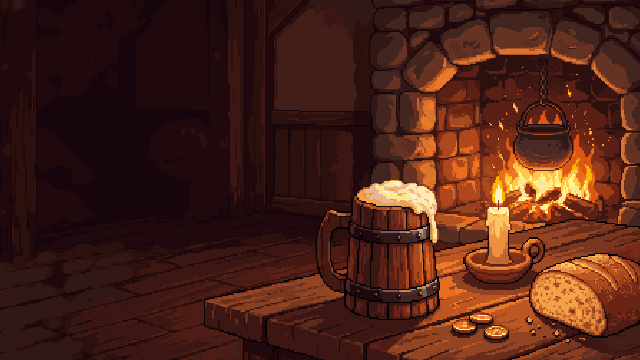
#> input picture tools/ekran_tytulowy/art/kufel_kominek.png, 640 x 360 px
$ python tlo_kufel.py
#> lines starting #> are read from the running program, lines starting #| are printed output that depends on the picture
### tools/ekran_tytulowy/tytul.py
# Wspólne narzędzia makiet ekranu tytułowego (docs/ekran_tytulowy): tła, nakładki (deszcz, śnieg, mgła, iskry, świetliki, kurz,
# promienie, winieta), napis gry w metalu (miedź / złoto / srebro), menu (Nowa gra, Kontynuuj, Opcje, Wyjdź) w kilku układach.
import os, sys, math
import numpy as np
from PIL import Image, ImageDraw, ImageFilter, ImageFont

HERE = os.path.dirname(os.path.abspath(__file__))
sys.path.insert(0, os.path.join(HERE, "..", "ui_pomysly"))
from uikit import font, text, tw, hexc, mix, Over, put, load, noise, quant, circle_mask   # noqa: E402

ROOT = os.path.abspath(os.path.join(HERE, "..", ".."))
OUT = os.path.join(ROOT, "docs", "ekran_tytulowy")
ART = os.path.join(HERE, "art")
SHOTS = os.path.join(HERE, "zrzuty")
W, H = 1280, 720
MENU = ["Nowa gra", "Kontynuuj", "Opcje", "Wyjdź"]
SAVE = "Dzień 40 · lato · Pole dziadka"
CU = ["#5a2e14", "#8a4a22", "#c27a42", "#e8a868", "#ffd8a8"]        # miedź: cień -> blask
GOLD = ["#5a3e10", "#8a6420", "#c99a3a", "#f0cc6a", "#fff0b8"]
SILV = ["#2a3038", "#4a5560", "#8a98a8", "#c8d4e0", "#f4f8ff"]
TEAL = ["#0c3a38", "#1a6a64", "#2fb0a2", "#7ff0e0", "#e0fffa"]


def bg_art(name, scale=2):
#> called with name = 'kufel_kominek.png', scale = 2
    im = Image.open(os.path.join(ART, name)).convert("RGBA")
#> im is the input picture: PIL image 640x360 RGBA; mean R, G, B, A 74.8, 33.6, 23, 255
    return im.resize((im.width * scale, im.height * scale), Image.NEAREST)


def bg_shot(name):
    return Image.open(os.path.join(SHOTS, name)).convert("RGBA")


# [5 lines left out: function save, not called in this run]


# ------------------------------------------------------------------ obróbka tła
def grade(img, bright=1.0, contrast=1.0, sat=1.0, tint=None, tint_a=0.0):
#> called with bright = 1, contrast = 1.05, sat = 1, tint_a = 0
    a = np.asarray(img.convert("RGB"), np.float32) / 255
    if sat != 1.0:
        g = a.mean(axis=2, keepdims=True)
        a = g + (a - g) * sat
    a = (a - 0.5) * contrast + 0.5
    a = a * bright
    if tint is not None:
        t = np.array(hexc(tint)[:3], np.float32) / 255
        a = a * (1 - tint_a) + (a * t * 1.6) * tint_a
    out = Image.fromarray(np.clip(a * 255, 0, 255).astype(np.uint8)).convert("RGBA")
    return out


def vignette(img, strength=0.55, power=2.2, color=(0, 0, 0)):
    yy, xx = np.mgrid[0:H, 0:W]
    d = np.sqrt(((xx - W / 2) / (W / 2)) ** 2 + ((yy - H / 2) / (H / 2)) ** 2) / math.sqrt(2)
    a = np.clip(d, 0, 1) ** power * strength
    lay = Image.new("RGBA", (W, H), color + (0,)); lay.putalpha(Image.fromarray((a * 255).astype(np.uint8)))
    img.alpha_composite(lay)


def gradient(img, y0, y1, a0, a1, color=(0, 0, 0), x0=0, x1=W, horizontal=False):
    """pas przyciemnienia (np. pod napis albo menu): alfa od a0 do a1 między y0 a y1 (albo x0..x1)"""
#> called with y0 = 0, y1 = 0, a0 = 0.82, a1 = 0, color = (10, 5, 2), x0 = 0, x1 = 620, horizontal = True
    if horizontal:
        n = x1 - x0
        col = np.linspace(a0, a1, n)
        a = np.tile(col[None, :], (H, 1))
        lay = Image.new("RGBA", (n, H), color + (0,)); lay.putalpha(Image.fromarray((np.clip(a, 0, 1) * 255).astype(np.uint8)))
#> after `lay.putalpha(Image.fromarray((np.clip(a, 0, 1) * 255).astype(np.uint8)`:
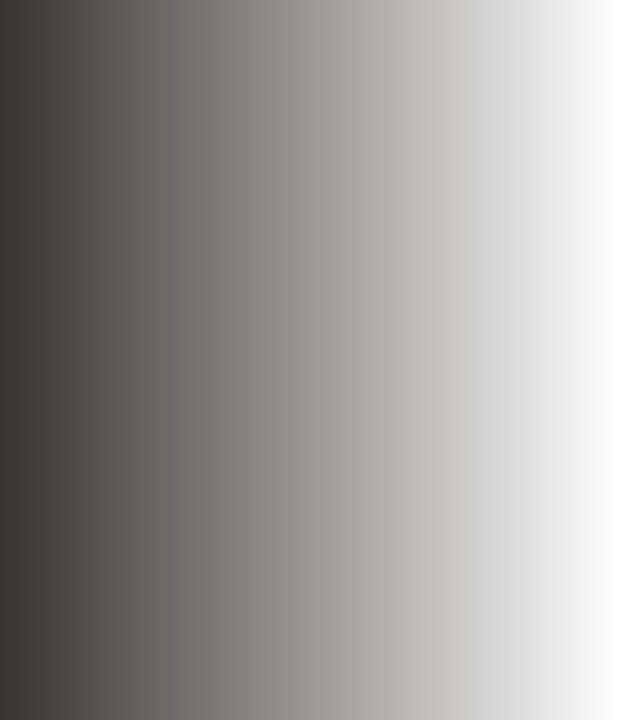
#> lay: PIL image 620x720 RGBA; mean R, G, B, A 10, 5, 2, 104.1; transparent parts drawn white
#> after `lay.putalpha(Image.fromarray((np.clip(a, 0, 1) * 255).astype(np.uint8)`:
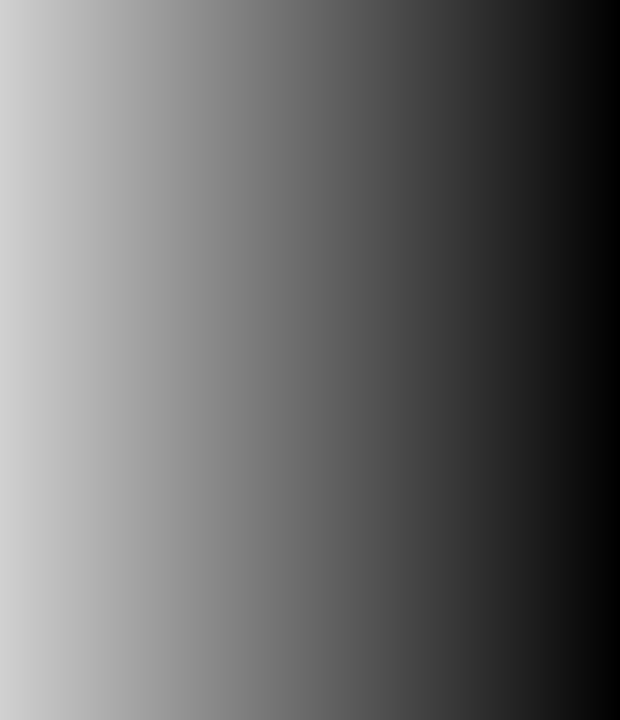
#> a: shape (720, 620) float64; min 0, max 0.82, mean 0.41
        img.alpha_composite(lay, (x0, 0))
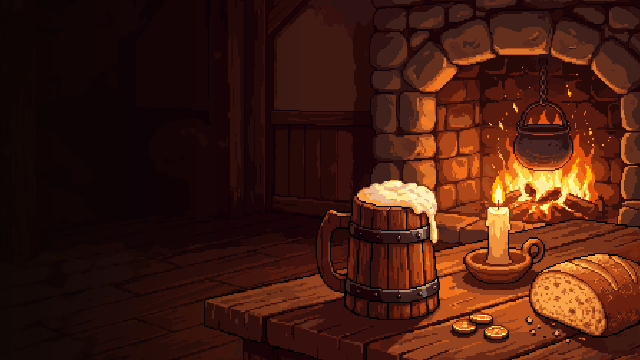
#> img: PIL image 1280x720 RGBA (shown at 1/2 size); mean R, G, B, A 67.2, 28.3, 16, 255
    else:
        n = y1 - y0
        row = np.linspace(a0, a1, n)
        a = np.tile(row[:, None], (1, x1 - x0))
        lay = Image.new("RGBA", (x1 - x0, n), color + (0,)); lay.putalpha(Image.fromarray((np.clip(a, 0, 1) * 255).astype(np.uint8)))
        img.alpha_composite(lay, (x0, y0))


# [170 lines left out: functions glow_spot, rain, snow, embers, fireflies, glow_spot_small and 6 more, not called in this run]


# ------------------------------------------------------------------ menu
FM = lambda s: font("AlegreyaSans-Medium.ttf", s)
FB = lambda s: font("AlegreyaSans-Bold.ttf", s)
FSC = lambda s: font("AlegreyaSansSC-Medium.ttf", s)
TXT = "#ece6da"; MUT = "#b8b0a2"; COPPER = "#d08a5a"


# [86 lines left out: functions menu_column, menu_row, menu_panel, keys_hint, not called in this run]

### tools/ekran_tytulowy/tlo_kufel.py
# Tło ekranu tytułowego „Kufel przy kominku” do gry: obraz z PixelLab (art/kufel_kominek.png, 640x360) x2 bez wygładzania,
# lekkie podbicie kontrastu, przyciemnienie z lewej (miejsce na napis i menu) i winieta. BEZ napisu, menu i iskier - to rysuje
# TitleScreen.js (żywe). Wynik: img/titles1/Tawerna_Title_Kufel.png
import os
from tytul import bg_art, grade, gradient, vignette, ROOT
img = bg_art("kufel_kominek.png")
img = grade(img, bright=1.0, contrast=1.05)
gradient(img, 0, 0, 0.82, 0.0, (10, 5, 2), x0=0, x1=620, horizontal=True)
vignette(img, 0.55)
#> in vignette, `lay.putalpha(Image.fromarray((a * 255).astype(np.uint8)))`:
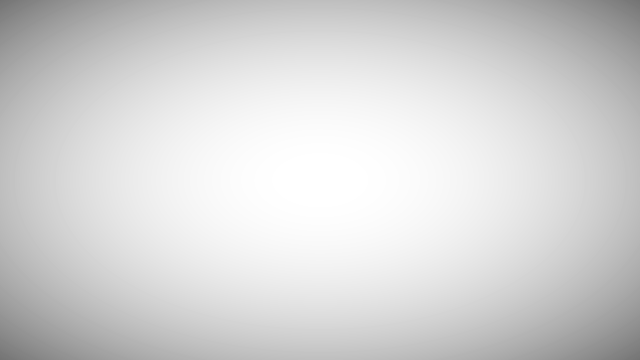
#> lay: PIL image 1280x720 RGBA (shown at 1/2 size); mean R, G, B, A 0, 0, 0, 42.4; transparent parts drawn white
#> in vignette, `img.alpha_composite(lay)`:
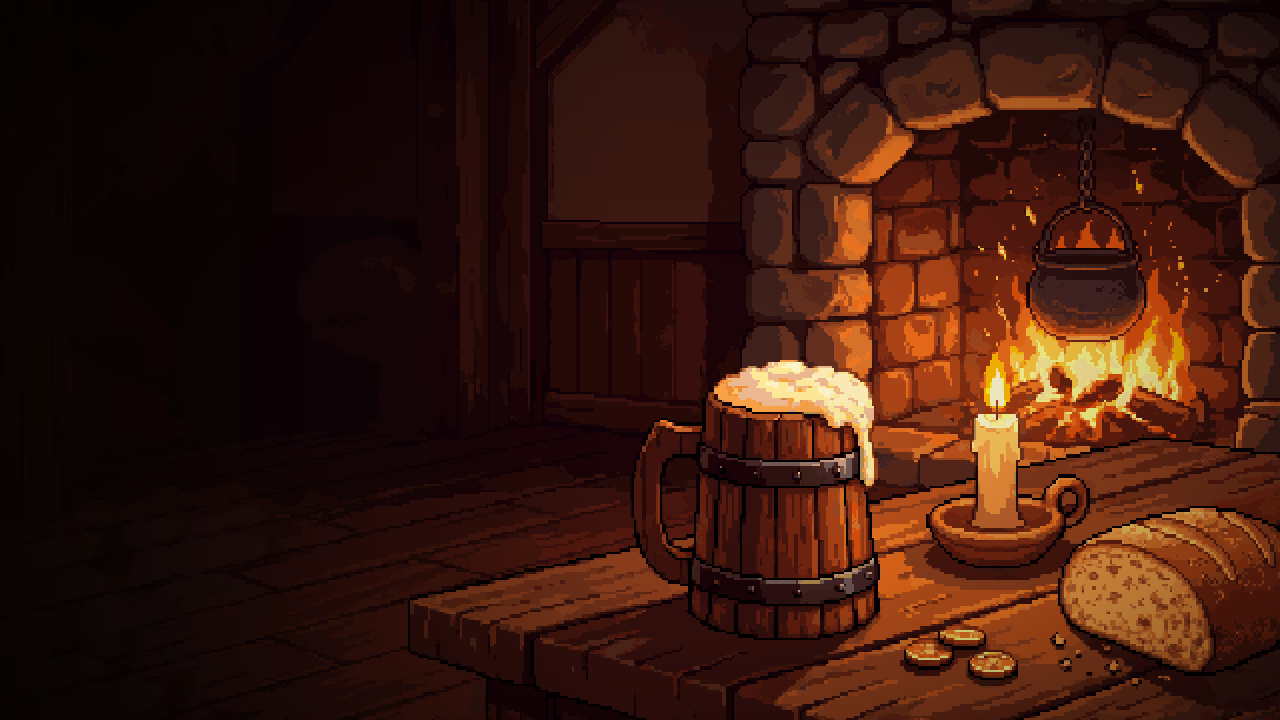
#> img: PIL image 1280x720 RGBA; mean R, G, B, A 56.7, 24, 13.5, 255
out = os.path.join(ROOT, "img", "titles1", "Tawerna_Title_Kufel.png")
img.convert("RGB").save(out, optimize=True)
print(out, img.size)
#| img/titles1/Tawerna_Title_Kufel.png (1280, 720)

$ run again, with tools/ekran_tytulowy/art/komnata_serca.png copied over tools/ekran_tytulowy/art/kufel_kominek.png
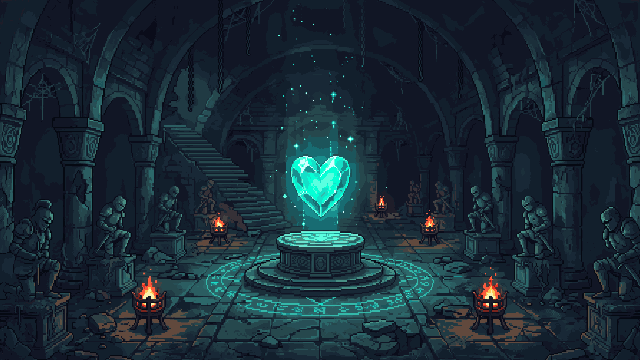
#> input picture tools/ekran_tytulowy/art/komnata_serca.png, 640 x 360 px
#> in bg_art, im is the input picture: PIL image 640x360 RGBA; mean R, G, B, A 25.6, 44, 54.6, 255
#> in gradient, `img.alpha_composite(lay, (x0, 0))`:
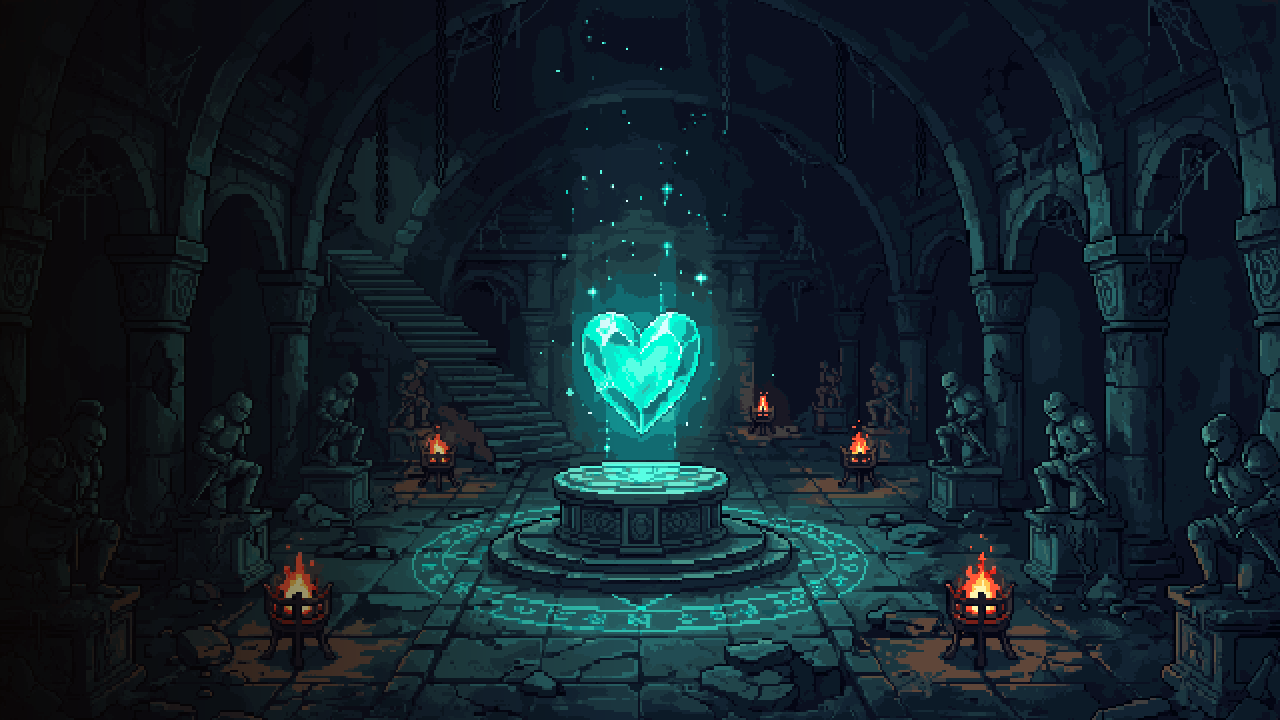
#> img: PIL image 1280x720 RGBA; mean R, G, B, A 18.4, 33.9, 42, 255
#| img/titles1/Tawerna_Title_Kufel.png (1280, 720)

$ run again, with tools/ekran_tytulowy/art/ognisko.png copied over tools/ekran_tytulowy/art/kufel_kominek.png
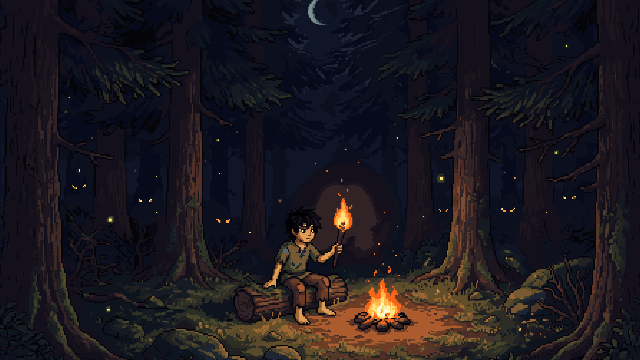
#> input picture tools/ekran_tytulowy/art/ognisko.png, 640 x 360 px
#> in bg_art, im is the input picture: PIL image 640x360 RGBA; mean R, G, B, A 28.5, 24.2, 30, 255
#> in gradient, `img.alpha_composite(lay, (x0, 0))`:
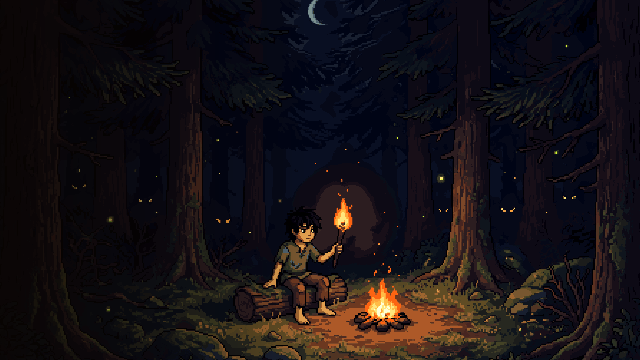
#> img: PIL image 1280x720 RGBA (shown at 1/2 size); mean R, G, B, A 22.3, 17.1, 20.7, 255
#> in vignette, `img.alpha_composite(lay)`:
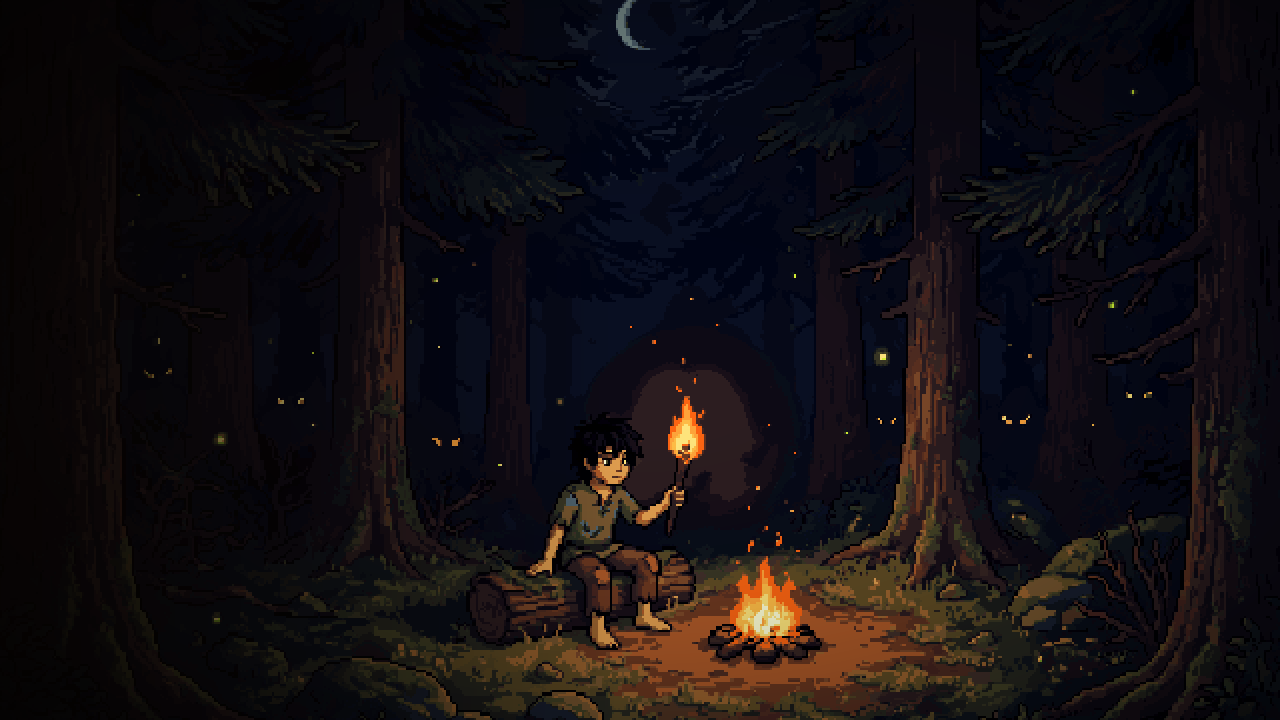
#> img: PIL image 1280x720 RGBA; mean R, G, B, A 18.8, 14.5, 17.5, 255
#| img/titles1/Tawerna_Title_Kufel.png (1280, 720)
